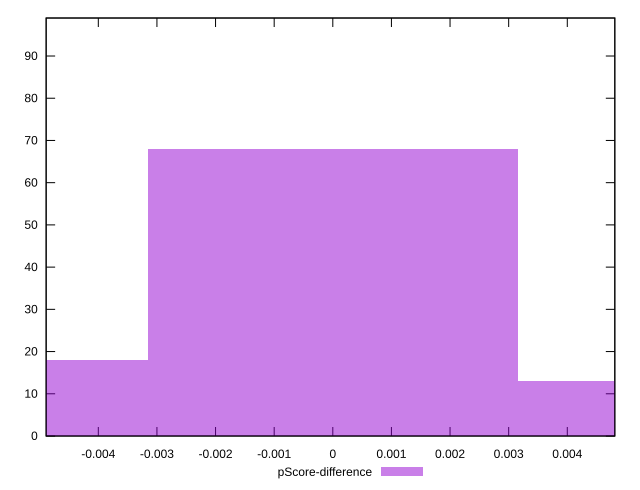

The gnuplot source for this figure:
reset

$pScoreDifference <<EOF
0 68
0.006315365148492298 13
-0.006315365148492298 18
EOF

set key outside below
set boxwidth 0.006315365148492298
set xrange [-0.00488988504505361:0.004810812142099996]
set yrange [0:99]
set trange [0:99]
set style fill transparent solid 0.5 noborder
set terminal svg size 640, 490 enhanced background rgb 'white'
set output "report/report_00029_2021-02-24T13-36-40.390Z/mainthread-work-breakdown/samples/card/pScore-difference/histogram.svg"

plot $pScoreDifference title "pScore-difference" with boxes

reset
